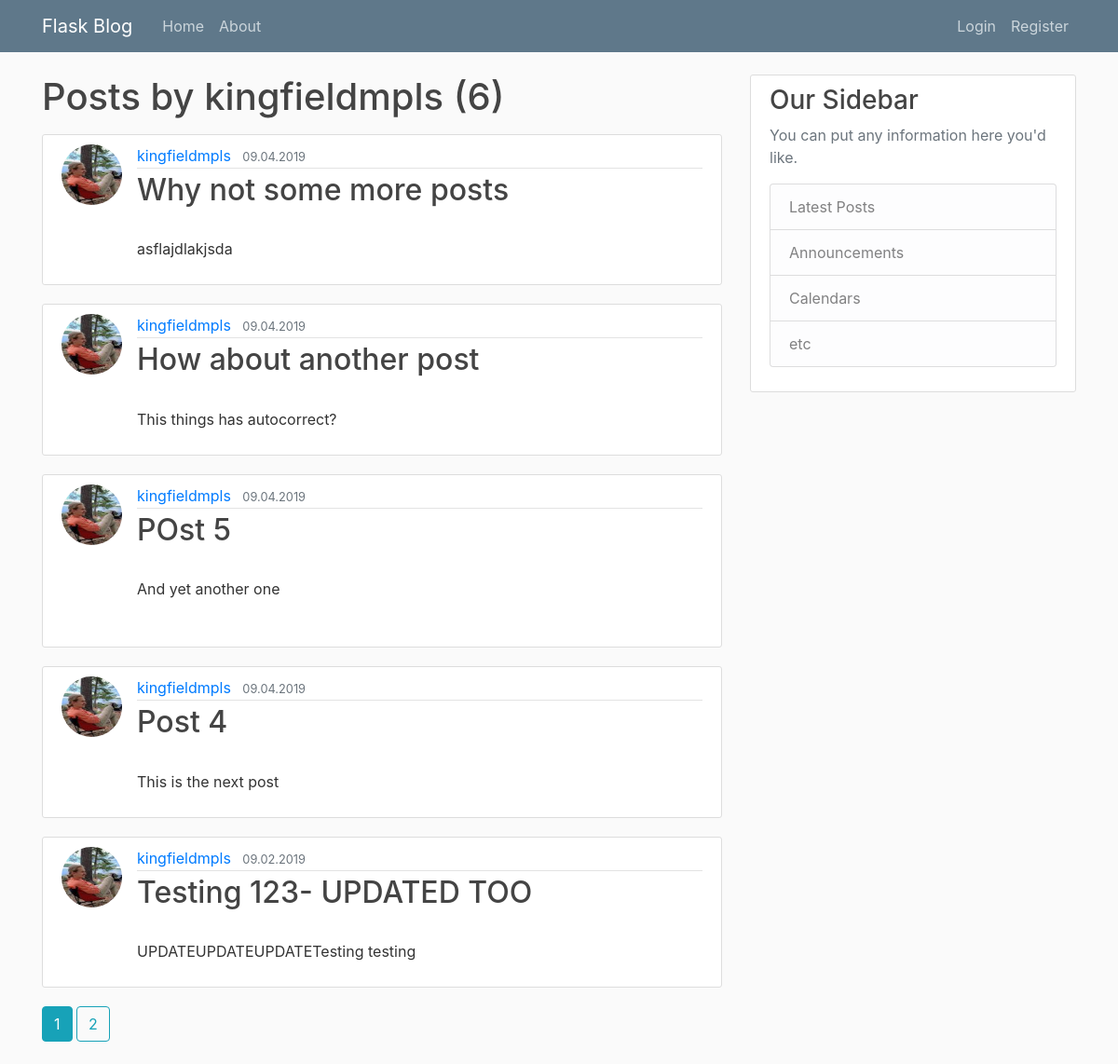
The page /user/kingfieldmpls on the database as committed earlier.
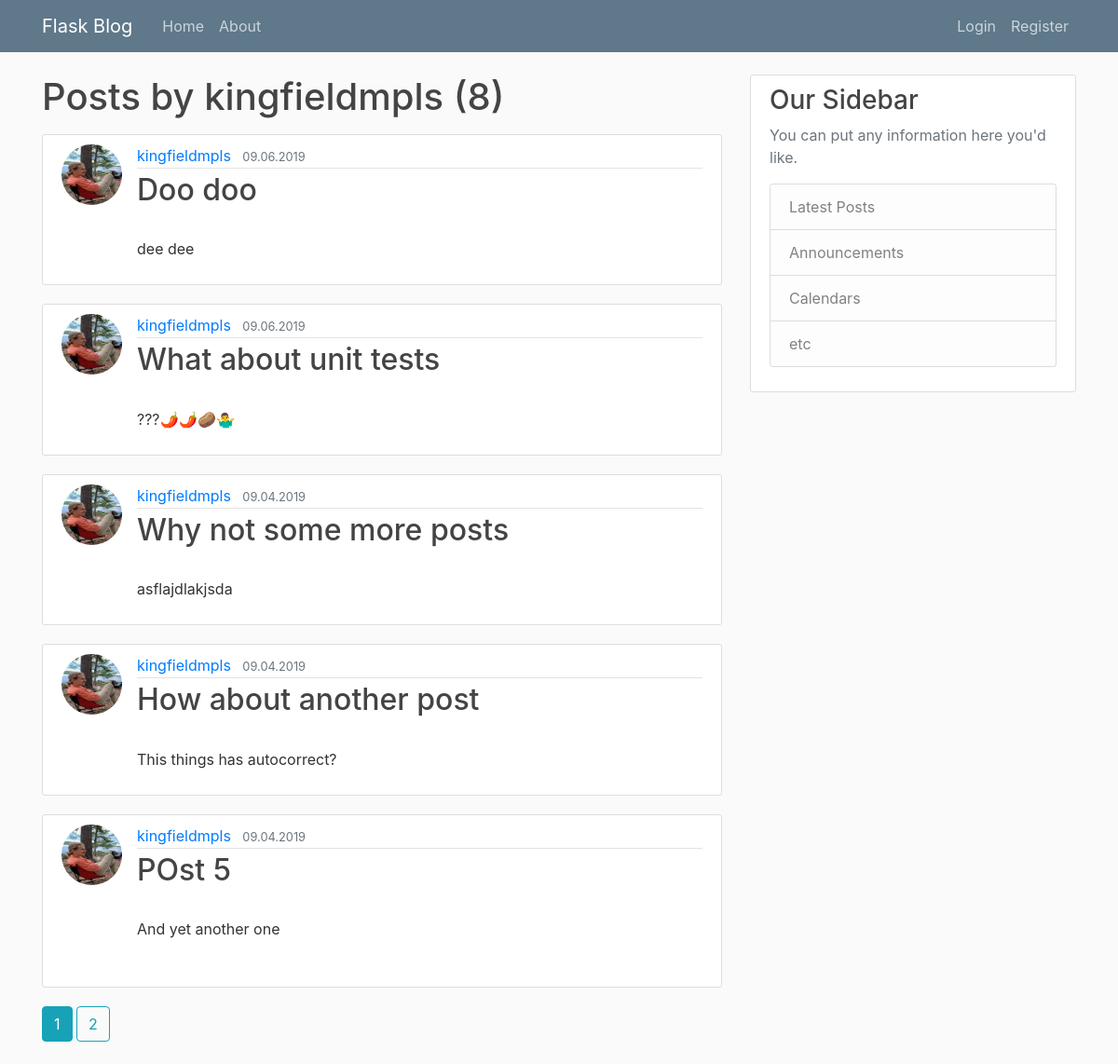
The same page on the database as committed later.
### flaskblog/models.py (models this page shows, shortened)
class Post(db.Model):
    id = db.Column(db.Integer, primary_key=True)
    title = db.Column(db.String(100), nullable=False)
    date_posted = db.Column(db.DateTime, nullable=False, default=datetime.utcnow)
    content = db.Column(db.Text, nullable=False)
    user_id = db.Column(db.Integer, db.ForeignKey("user.id"), nullable=False)

class User(db.Model, UserMixin):
    id = db.Column(db.Integer, primary_key=True)
    username = db.Column(db.String(20), unique=True, nullable=False)
    email = db.Column(db.String(120), unique=True, nullable=False)
    image_file = db.Column(db.String(20), nullable=False, default="default.jpg")
    password = db.Column(db.String(60), nullable=False)
    posts = db.relationship("Post", backref="author", lazy=True)

### flaskblog/users/routes.py (the view)
@users.route("/user/<string:username>")
def user_posts(username):
    page = request.args.get("page", 1, type=int)
    user = User.query.filter_by(username=username).first_or_404()
    posts = (
        Post.query.filter_by(author=user)
        .order_by(Post.date_posted.desc())
        .paginate(page=page, per_page=5)
    )
    return render_template("user_posts.html", posts=posts, user=user)

### flaskblog/templates/user_posts.html (shortened to what this page needs)
{% extends "layout.html" %}
{% block content %}
<h1 class="mb-3">Posts by {{ user.username }} ({{ posts.total }})</h1>
{% for post in posts.items %}
<article class="media content-section">
    <img class="rounded-circle article-img"
        src="{{ url_for('static', filename='profile_pics/' + post.author.image_file) }}">
    <div class="media-body">
        <div class="article-metadata">
            <a class="mr-2" href="{{ url_for('users.user_posts', username=post.author.username) }}">
                {{  post.author.username }}
            </a>
            <small class="text-muted">
                {{ post.date_posted.strftime("%m.%d.%Y") }}
            </small>
        </div>
        <h2>
            <a class="article-title" href="{{ url_for('posts.post', post_id=post.id) }}">
                {{ post.title }}
            </a>
        </h2>
        <p class="article-content">
            {{ post.content }}
        </p>
    </div>
</article>
{% endfor %}
{% for page_num in posts.iter_pages() %}
{% if page_num %}
{% if posts.page == page_num %}
<a class="btn btn-info mb-4"
    href="{{ url_for('users.user_posts', username=user.username, page=page_num)  }}">{{ page_num }}</a>
{% else %}
<a class="btn btn-outline-info mb-4"
    href="{{ url_for('users.user_posts', username=user.username, page=page_num)  }}">{{ page_num }}</a>
{% endif %}
{% endif %}
{% endfor %}
{% endblock content %}

Rows that differ between the two databases and show on the page:
no longer on this page (row unchanged): Post: image_file (picture), author.username "kingfieldmpls", date_posted "09.04.2019", title "Post 4", content "This is the next post"
no longer on this page (row unchanged): Post: image_file (picture), author.username "kingfieldmpls", date_posted "09.02.2019", title "Testing 123- UPDATED TOO", content "UPDATEUPDATEUPDATETesting testing"
added Post: image_file (picture), author.username "kingfieldmpls", date_posted "09.06.2019", title "Doo doo", content "dee dee"
added Post: image_file (picture), author.username "kingfieldmpls", date_posted "09.06.2019", title "What about unit tests", content "???🌶🌶🥔🤷‍♂️"
Other text that changed with them:
{{ posts.total }}: "6" → "8"
